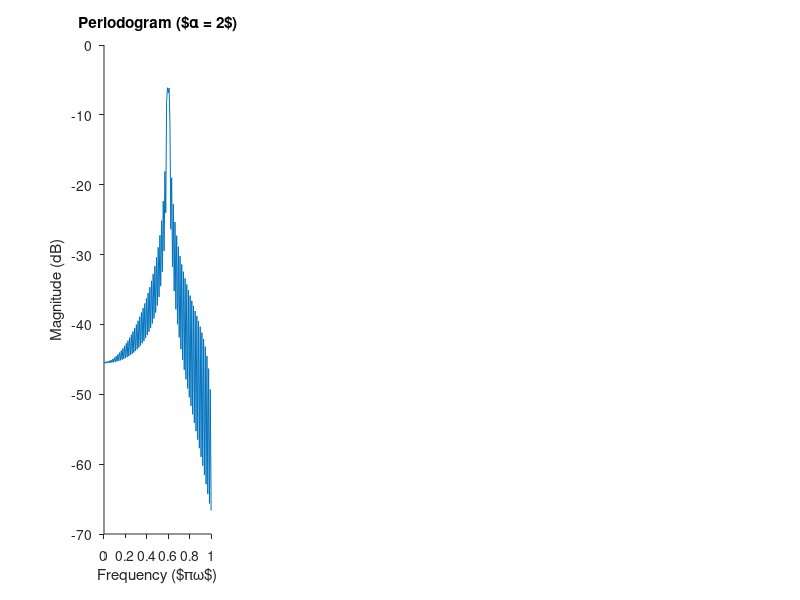

Write the MATLAB code that produced this figure. (Note: this script raises an error after producing the figure.)
clear all
close all


%%
f_0 = 0.2;
x_n = @(a_1, a_2, phi_1, phi_2, sigma2, alpha, N) a_1*sin(f_0*2*pi*(0:(N-1)) + phi_1) + ...
    a_2*sin((f_0+(alpha/N))*2*pi*(0:(N-1)) + phi_2) + sqrt(sigma2)*randn([1 N]);


N = 256;
figure;
vals = [2 4 6 7];
for alpha=1:length(vals)
    subplot(1,4,alpha);
    signal = x_n(1, 1, 0, 0, 0, vals(alpha), N) .* bartlett(N)';
    
    test = (1/N) * fft(signal);
    pdg = 10*log10(abs(test));
    plot( linspace(-1,1,length(pdg)), pdg  );
    title(sprintf('Periodogram ($\\alpha = %i$)', vals(alpha)));
    xlabel('Frequency ($\pi\omega$)')
    ylabel('Magnitude (dB)');
    xlim([0,1])
    
    set(gca,'TickDir','out');
    set(gca,'Box','off');
    set(gcf,'color','w');
    cleanfigure;
end
